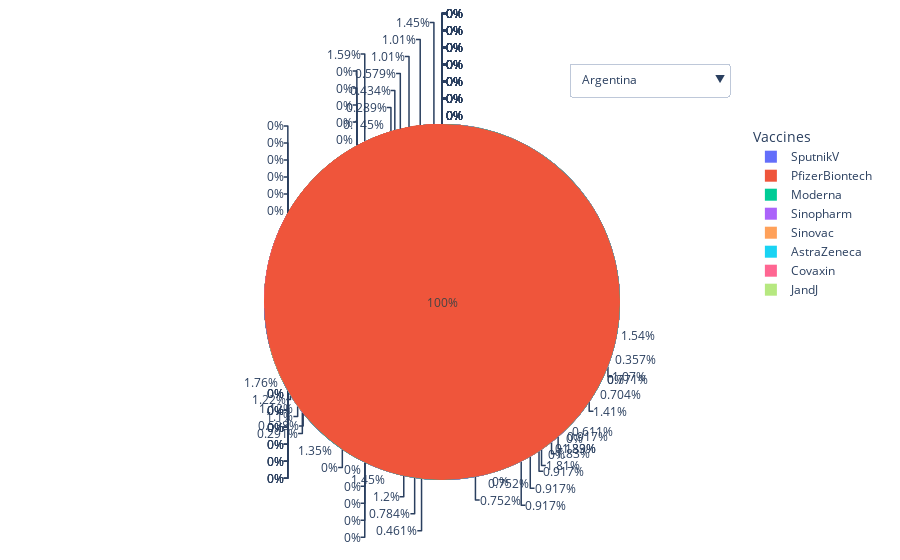

The code cell stored with this chart in its notebook:
### Code cell
amount_tweets_by_country(tweet_amount_by_vaccine, button_settings)

### Figure 1 — Plotly figure (JSON) as saved in the notebook; plotly's stock layout.template omitted (floating-point values rounded to 4 significant figures)
{"data": [{"labels": ["PfizerBiontech", "SputnikV", "Sinopharm", "Sinovac", "Moderna", "AstraZeneca", "Covaxin", "JandJ"], "type": "pie", "values": [11, 44, 5, 4, 6, 3, 1, 0]}, {"labels": ["PfizerBiontech", "SputnikV", "Sinopharm", "Sinovac", "Moderna", "AstraZeneca", "Covaxin", "JandJ"], "type": "pie", "values": [123, 29, 8, 25, 117, 65, 19, 3]}, {"labels": ["PfizerBiontech", "SputnikV", "Sinopharm", "Sinovac", "Moderna", "AstraZeneca", "Covaxin", "JandJ"], "type": "pie", "values": [21, 61, 3, 8, 30, 8, 1, 1]}, {"labels": ["PfizerBiontech", "SputnikV", "Sinopharm", "Sinovac", "Moderna", "AstraZeneca", "Covaxin", "JandJ"], "type": "pie", "values": [53, 82, 5, 9, 46, 17, 4, 2]}, {"labels": ["PfizerBiontech", "SputnikV", "Sinopharm", "Sinovac", "Moderna", "AstraZeneca", "Covaxin", "JandJ"], "type": "pie", "values": [2, 3, 1, 3, 3, 8, 5, 0]}, {"labels": ["PfizerBiontech", "SputnikV", "Sinopharm", "Sinovac", "Moderna", "AstraZeneca", "Covaxin", "JandJ"], "type": "pie", "values": [615, 2239, 20, 63, 1069, 247, 52, 34]}, {"labels": ["PfizerBiontech", "SputnikV", "Sinopharm", "Sinovac", "Moderna", "AstraZeneca", "Covaxin", "JandJ"], "type": "pie", "values": [0, 0, 0, 1, 0, 0, 0, 0]}, {"labels": ["PfizerBiontech", "SputnikV", "Sinopharm", "Sinovac", "Moderna", "AstraZeneca", "Covaxin", "JandJ"], "type": "pie", "values": [0, 0, 0, 1, 0, 0, 0, 0]}, {"labels": ["PfizerBiontech", "SputnikV", "Sinopharm", "Sinovac", "Moderna", "AstraZeneca", "Covaxin", "JandJ"], "type": "pie", "values": [0, 0, 0, 0, 0, 0, 1, 0]}, {"labels": ["PfizerBiontech", "SputnikV", "Sinopharm", "Sinovac", "Moderna", "AstraZeneca", "Covaxin", "JandJ"], "type": "pie", "values": [124, 113, 27, 17, 116, 40, 12, 7]}, {"labels": ["PfizerBiontech", "SputnikV", "Sinopharm", "Sinovac", "Moderna", "AstraZeneca", "Covaxin", "JandJ"], "type": "pie", "values": [128, 106, 13, 15, 136, 40, 29, 11]}, {"labels": ["PfizerBiontech", "SputnikV", "Sinopharm", "Sinovac", "Moderna", "AstraZeneca", "Covaxin", "JandJ"], "type": "pie", "values": [0, 0, 0, 0, 1, 0, 0, 0]}, {"labels": ["PfizerBiontech", "SputnikV", "Sinopharm", "Sinovac", "Moderna", "AstraZeneca", "Covaxin", "JandJ"], "type": "pie", "values": [0, 1, 0, 0, 0, 0, 0, 0]}, {"labels": ["PfizerBiontech", "SputnikV", "Sinopharm", "Sinovac", "Moderna", "AstraZeneca", "Covaxin", "JandJ"], "type": "pie", "values": [2, 0, 0, 1, 0, 0, 0, 0]}, {"labels": ["PfizerBiontech", "SputnikV", "Sinopharm", "Sinovac", "Moderna", "AstraZeneca", "Covaxin", "JandJ"], "type": "pie", "values": [931, 3273, 181, 201, 979, 291, 10593, 48]}, {"labels": ["PfizerBiontech", "SputnikV", "Sinopharm", "Sinovac", "Moderna", "AstraZeneca", "Covaxin", "JandJ"], "type": "pie", "values": [0, 0, 0, 5, 0, 0, 0, 0]}, {"labels": ["PfizerBiontech", "SputnikV", "Sinopharm", "Sinovac", "Moderna", "AstraZeneca", "Covaxin", "JandJ"], "type": "pie", "values": [84, 34, 1, 8, 83, 47, 3, 20]}, {"labels": ["PfizerBiontech", "SputnikV", "Sinopharm", "Sinovac", "Moderna", "AstraZeneca", "Covaxin", "JandJ"], "type": "pie", "values": [15, 5, 6, 12, 38, 5, 48, 3]}, {"labels": ["PfizerBiontech", "SputnikV", "Sinopharm", "Sinovac", "Moderna", "AstraZeneca", "Covaxin", "JandJ"], "type": "pie", "values": [0, 0, 0, 0, 0, 1, 0, 0]}, {"labels": ["PfizerBiontech", "SputnikV", "Sinopharm", "Sinovac", "Moderna", "AstraZeneca", "Covaxin", "JandJ"], "type": "pie", "values": [2, 0, 0, 4, 1, 0, 0, 0]}, {"labels": ["PfizerBiontech", "SputnikV", "Sinopharm", "Sinovac", "Moderna", "AstraZeneca", "Covaxin", "JandJ"], "type": "pie", "values": [12, 6, 0, 2, 33, 4, 13, 2]}, {"labels": ["PfizerBiontech", "SputnikV", "Sinopharm", "Sinovac", "Moderna", "AstraZeneca", "Covaxin", "JandJ"], "type": "pie", "values": [0, 0, 0, 0, 1, 0, 0, 0]}, {"labels": ["PfizerBiontech", "SputnikV", "Sinopharm", "Sinovac", "Moderna", "AstraZeneca", "Covaxin", "JandJ"], "type": "pie", "values": [82, 194, 569, 458, 42, 67, 26, 2]}, {"labels": ["PfizerBiontech", "SputnikV", "Sinopharm", "Sinovac", "Moderna", "AstraZeneca", "Covaxin", "JandJ"], "type": "pie", "values": [44, 23, 1, 5, 34, 1, 1, 0]}, {"labels": ["PfizerBiontech", "SputnikV", "Sinopharm", "Sinovac", "Moderna", "AstraZeneca", "Covaxin", "JandJ"], "type": "pie", "values": [4, 1, 0, 58, 0, 0, 0, 0]}, {"labels": ["PfizerBiontech", "SputnikV", "Sinopharm", "Sinovac", "Moderna", "AstraZeneca", "Covaxin", "JandJ"], "type": "pie", "values": [2, 0, 0, 0, 1, 0, 0, 0]}, {"labels": ["PfizerBiontech", "SputnikV", "Sinopharm", "Sinovac", "Moderna", "AstraZeneca", "Covaxin", "JandJ"], "type": "pie", "values": [10, 657, 1, 3, 7, 7, 4, 2]}, {"labels": ["PfizerBiontech", "SputnikV", "Sinopharm", "Sinovac", "Moderna", "AstraZeneca", "Covaxin", "JandJ"], "type": "pie", "values": [0, 0, 0, 0, 0, 1, 0, 0]}, {"labels": ["PfizerBiontech", "SputnikV", "Sinopharm", "Sinovac", "Moderna", "AstraZeneca", "Covaxin", "JandJ"], "type": "pie", "values": [1, 0, 0, 0, 2, 0, 0, 0]}, {"labels": ["PfizerBiontech", "SputnikV", "Sinopharm", "Sinovac", "Moderna", "AstraZeneca", "Covaxin", "JandJ"], "type": "pie", "values": [43, 18, 2, 4, 47, 15, 12, 1]}, {"labels": ["PfizerBiontech", "SputnikV", "Sinopharm", "Sinovac", "Moderna", "AstraZeneca", "Covaxin", "JandJ"], "type": "pie", "values": [0, 0, 0, 0, 1, 0, 0, 0]}, {"labels": ["PfizerBiontech", "SputnikV", "Sinopharm", "Sinovac", "Moderna", "AstraZeneca", "Covaxin", "JandJ"], "type": "pie", "values": [0, 0, 0, 0, 1, 0, 0, 0]}, {"labels": ["PfizerBiontech", "SputnikV", "Sinopharm", "Sinovac", "Moderna", "AstraZeneca", "Covaxin", "JandJ"], "type": "pie", "values": [0, 0, 0, 6, 0, 0, 0, 0]}, {"labels": ["PfizerBiontech", "SputnikV", "Sinopharm", "Sinovac", "Moderna", "AstraZeneca", "Covaxin", "JandJ"], "type": "pie", "values": [0, 0, 3, 0, 0, 0, 0, 0]}, {"labels": ["PfizerBiontech", "SputnikV", "Sinopharm", "Sinovac", "Moderna", "AstraZeneca", "Covaxin", "JandJ"], "type": "pie", "values": [27, 12, 44, 4, 16, 5, 7, 0]}, {"labels": ["PfizerBiontech", "SputnikV", "Sinopharm", "Sinovac", "Moderna", "AstraZeneca", "Covaxin", "JandJ"], "type": "pie", "values": [1, 0, 5, 0, 0, 0, 0, 0]}, {"labels": ["PfizerBiontech", "SputnikV", "Sinopharm", "Sinovac", "Moderna", "AstraZeneca", "Covaxin", "JandJ"], "type": "pie", "values": [376, 102, 27, 43, 317, 547, 51, 9]}, {"labels": ["PfizerBiontech", "SputnikV", "Sinopharm", "Sinovac", "Moderna", "AstraZeneca", "Covaxin", "JandJ"], "type": "pie", "values": [728, 151, 23, 48, 2734, 85, 364, 141]}, {"labels": ["PfizerBiontech", "SputnikV", "Sinopharm", "Sinovac", "Moderna", "AstraZeneca", "Covaxin", "JandJ"], "type": "pie", "values": [1, 0, 0, 0, 0, 0, 0, 0]}], "layout": {"legend": {"title": {"text": "Vaccines"}}, "updatemenus": [{"buttons": [{"args": [{"visible": [true, false, false, false, false, false, false, false, false, false, false, false, false, false, false, false, false, false, false, false, false, false, false, false, false, false, false, false, false, false, false, false, false, false, false, false, false, false, false]}, {"title": "Most talked about Vaccine in Argentina"}], "label": "Argentina", "method": "update"}, {"args": [{"visible": [false, true, false, false, false, false, false, false, false, false, false, false, false, false, false, false, false, false, false, false, false, false, false, false, false, false, false, false, false, false, false, false, false, false, false, false, false, false, false]}, {"title": "Most talked about Vaccine in Australia"}], "label": "Australia", "method": "update"}, {"args": [{"visible": [false, false, true, false, false, false, false, false, false, false, false, false, false, false, false, false, false, false, false, false, false, false, false, false, false, false, false, false, false, false, false, false, false, false, false, false, false, false, false]}, {"title": "Most talked about Vaccine in Austria"}], "label": "Austria", "method": "update"}, {"args": [{"visible": [false, false, false, true, false, false, false, false, false, false, false, false, false, false, false, false, false, false, false, false, false, false, false, false, false, false, false, false, false, false, false, false, false, false, false, false, false, false, false]}, {"title": "Most talked about Vaccine in Belgium"}], "label": "Belgium", "method": "update"}, {"args": [{"visible": [false, false, false, false, true, false, false, false, false, false, false, false, false, false, false, false, false, false, false, false, false, false, false, false, false, false, false, false, false, false, false, false, false, false, false, false, false, false, false]}, {"title": "Most talked about Vaccine in Brazil"}], "label": "Brazil", "method": "update"}, {"args": [{"visible": [false, false, false, false, false, true, false, false, false, false, false, false, false, false, false, false, false, false, false, false, false, false, false, false, false, false, false, false, false, false, false, false, false, false, false, false, false, false, false]}, {"title": "Most talked about Vaccine in Canada"}], "label": "Canada", "method": "update"}, {"args": [{"visible": [false, false, false, false, false, false, true, false, false, false, false, false, false, false, false, false, false, false, false, false, false, false, false, false, false, false, false, false, false, false, false, false, false, false, false, false, false, false, false]}, {"title": "Most talked about Vaccine in Chile"}], "label": "Chile", "method": "update"}, {"args": [{"visible": [false, false, false, false, false, false, false, true, false, false, false, false, false, false, false, false, false, false, false, false, false, false, false, false, false, false, false, false, false, false, false, false, false, false, false, false, false, false, false]}, {"title": "Most talked about Vaccine in China"}], "label": "China", "method": "update"}, {"args": [{"visible": [false, false, false, false, false, false, false, false, true, false, false, false, false, false, false, false, false, false, false, false, false, false, false, false, false, false, false, false, false, false, false, false, false, false, false, false, false, false, false]}, {"title": "Most talked about Vaccine in Croatia"}], "label": "Croatia", "method": "update"}, {"args": [{"visible": [false, false, false, false, false, false, false, false, false, true, false, false, false, false, false, false, false, false, false, false, false, false, false, false, false, false, false, false, false, false, false, false, false, false, false, false, false, false, false]}, {"title": "Most talked about Vaccine in France"}], "label": "France", "method": "update"}, {"args": [{"visible": [false, false, false, false, false, false, false, false, false, false, true, false, false, false, false, false, false, false, false, false, false, false, false, false, false, false, false, false, false, false, false, false, false, false, false, false, false, false, false]}, {"title": "Most talked about Vaccine in Germany"}], "label": "Germany", "method": "update"}, {"args": [{"visible": [false, false, false, false, false, false, false, false, false, false, false, true, false, false, false, false, false, false, false, false, false, false, false, false, false, false, false, false, false, false, false, false, false, false, false, false, false, false, false]}, {"title": "Most talked about Vaccine in Greece"}], "label": "Greece", "method": "update"}, {"args": [{"visible": [false, false, false, false, false, false, false, false, false, false, false, false, true, false, false, false, false, false, false, false, false, false, false, false, false, false, false, false, false, false, false, false, false, false, false, false, false, false, false]}, {"title": "Most talked about Vaccine in Guyana"}], "label": "Guyana", "method": "update"}, {"args": [{"visible": [false, false, false, false, false, false, false, false, false, false, false, false, false, true, false, false, false, false, false, false, false, false, false, false, false, false, false, false, false, false, false, false, false, false, false, false, false, false, false]}, {"title": "Most talked about Vaccine in Hong Kong"}], "label": "Hong Kong", "method": "update"}, {"args": [{"visible": [false, false, false, false, false, false, false, false, false, false, false, false, false, false, true, false, false, false, false, false, false, false, false, false, false, false, false, false, false, false, false, false, false, false, false, false, false, false, false]}, {"title": "Most talked about Vaccine in India"}], "label": "India", "method": "update"}, {"args": [{"visible": [false, false, false, false, false, false, false, false, false, false, false, false, false, false, false, true, false, false, false, false, false, false, false, false, false, false, false, false, false, false, false, false, false, false, false, false, false, false, false]}, {"title": "Most talked about Vaccine in Indonesia"}], "label": "Indonesia", "method": "update"}, {"args": [{"visible": [false, false, false, false, false, false, false, false, false, false, false, false, false, false, false, false, true, false, false, false, false, false, false, false, false, false, false, false, false, false, false, false, false, false, false, false, false, false, false]}, {"title": "Most talked about Vaccine in Italy"}], "label": "Italy", "method": "update"}, {"args": [{"visible": [false, false, false, false, false, false, false, false, false, false, false, false, false, false, false, false, false, true, false, false, false, false, false, false, false, false, false, false, false, false, false, false, false, false, false, false, false, false, false]}, {"title": "Most talked about Vaccine in Japan"}], "label": "Japan", "method": "update"}, {"args": [{"visible": [false, false, false, false, false, false, false, false, false, false, false, false, false, false, false, false, false, false, true, false, false, false, false, false, false, false, false, false, false, false, false, false, false, false, false, false, false, false, false]}, {"title": "Most talked about Vaccine in Jersey"}], "label": "Jersey", "method": "update"}, {"args": [{"visible": [false, false, false, false, false, false, false, false, false, false, false, false, false, false, false, false, false, false, false, true, false, false, false, false, false, false, false, false, false, false, false, false, false, false, false, false, false, false, false]}, {"title": "Most talked about Vaccine in Malaysia"}], "label": "Malaysia", "method": "update"}, {"args": [{"visible": [false, false, false, false, false, false, false, false, false, false, false, false, false, false, false, false, false, false, false, false, true, false, false, false, false, false, false, false, false, false, false, false, false, false, false, false, false, false, false]}, {"title": "Most talked about Vaccine in Mexico"}], "label": "Mexico", "method": "update"}, {"args": [{"visible": [false, false, false, false, false, false, false, false, false, false, false, false, false, false, false, false, false, false, false, false, false, true, false, false, false, false, false, false, false, false, false, false, false, false, false, false, false, false, false]}, {"title": "Most talked about Vaccine in Netherlands"}], "label": "Netherlands", "method": "update"}, {"args": [{"visible": [false, false, false, false, false, false, false, false, false, false, false, false, false, false, false, false, false, false, false, false, false, false, true, false, false, false, false, false, false, false, false, false, false, false, false, false, false, false, false]}, {"title": "Most talked about Vaccine in Pakistan"}], "label": "Pakistan", "method": "update"}, {"args": [{"visible": [false, false, false, false, false, false, false, false, false, false, false, false, false, false, false, false, false, false, false, false, false, false, false, true, false, false, false, false, false, false, false, false, false, false, false, false, false, false, false]}, {"title": "Most talked about Vaccine in Palestinian Territory"}], "label": "Palestinian Territory", "method": "update"}, {"args": [{"visible": [false, false, false, false, false, false, false, false, false, false, false, false, false, false, false, false, false, false, false, false, false, false, false, false, true, false, false, false, false, false, false, false, false, false, false, false, false, false, false]}, {"title": "Most talked about Vaccine in Philippines"}], "label": "Philippines", "method": "update"}, {"args": [{"visible": [false, false, false, false, false, false, false, false, false, false, false, false, false, false, false, false, false, false, false, false, false, false, false, false, false, true, false, false, false, false, false, false, false, false, false, false, false, false, false]}, {"title": "Most talked about Vaccine in Qatar"}], "label": "Qatar", "method": "update"}, {"args": [{"visible": [false, false, false, false, false, false, false, false, false, false, false, false, false, false, false, false, false, false, false, false, false, false, false, false, false, false, true, false, false, false, false, false, false, false, false, false, false, false, false]}, {"title": "Most talked about Vaccine in Russian Federation"}], "label": "Russian Federation", "method": "update"}, {"args": [{"visible": [false, false, false, false, false, false, false, false, false, false, false, false, false, false, false, false, false, false, false, false, false, false, false, false, false, false, false, true, false, false, false, false, false, false, false, false, false, false, false]}, {"title": "Most talked about Vaccine in Saudi Arabia"}], "label": "Saudi Arabia", "method": "update"}, {"args": [{"visible": [false, false, false, false, false, false, false, false, false, false, false, false, false, false, false, false, false, false, false, false, false, false, false, false, false, false, false, false, true, false, false, false, false, false, false, false, false, false, false]}, {"title": "Most talked about Vaccine in Singapore"}], "label": "Singapore", "method": "update"}, {"args": [{"visible": [false, false, false, false, false, false, false, false, false, false, false, false, false, false, false, false, false, false, false, false, false, false, false, false, false, false, false, false, false, true, false, false, false, false, false, false, false, false, false]}, {"title": "Most talked about Vaccine in Spain"}], "label": "Spain", "method": "update"}, {"args": [{"visible": [false, false, false, false, false, false, false, false, false, false, false, false, false, false, false, false, false, false, false, false, false, false, false, false, false, false, false, false, false, false, true, false, false, false, false, false, false, false, false]}, {"title": "Most talked about Vaccine in Sweden"}], "label": "Sweden", "method": "update"}, {"args": [{"visible": [false, false, false, false, false, false, false, false, false, false, false, false, false, false, false, false, false, false, false, false, false, false, false, false, false, false, false, false, false, false, false, true, false, false, false, false, false, false, false]}, {"title": "Most talked about Vaccine in Switzerland"}], "label": "Switzerland", "method": "update"}, {"args": [{"visible": [false, false, false, false, false, false, false, false, false, false, false, false, false, false, false, false, false, false, false, false, false, false, false, false, false, false, false, false, false, false, false, false, true, false, false, false, false, false, false]}, {"title": "Most talked about Vaccine in Thailand"}], "label": "Thailand", "method": "update"}, {"args": [{"visible": [false, false, false, false, false, false, false, false, false, false, false, false, false, false, false, false, false, false, false, false, false, false, false, false, false, false, false, false, false, false, false, false, false, true, false, false, false, false, false]}, {"title": "Most talked about Vaccine in Trinidad and Tobago"}], "label": "Trinidad and Tobago", "method": "update"}, {"args": [{"visible": [false, false, false, false, false, false, false, false, false, false, false, false, false, false, false, false, false, false, false, false, false, false, false, false, false, false, false, false, false, false, false, false, false, false, true, false, false, false, false]}, {"title": "Most talked about Vaccine in Ukraine"}], "label": "Ukraine", "method": "update"}, {"args": [{"visible": [false, false, false, false, false, false, false, false, false, false, false, false, false, false, false, false, false, false, false, false, false, false, false, false, false, false, false, false, false, false, false, false, false, false, false, true, false, false, false]}, {"title": "Most talked about Vaccine in United Arab Emirates"}], "label": "United Arab Emirates", "method": "update"}, {"args": [{"visible": [false, false, false, false, false, false, false, false, false, false, false, false, false, false, false, false, false, false, false, false, false, false, false, false, false, false, false, false, false, false, false, false, false, false, false, false, true, false, false]}, {"title": "Most talked about Vaccine in United Kingdom"}], "label": "United Kingdom", "method": "update"}, {"args": [{"visible": [false, false, false, false, false, false, false, false, false, false, false, false, false, false, false, false, false, false, false, false, false, false, false, false, false, false, false, false, false, false, false, false, false, false, false, false, false, true, false]}, {"title": "Most talked about Vaccine in United States"}], "label": "United States", "method": "update"}, {"args": [{"visible": [false, false, false, false, false, false, false, false, false, false, false, false, false, false, false, false, false, false, false, false, false, false, false, false, false, false, false, false, false, false, false, false, false, false, false, false, false, false, true]}, {"title": "Most talked about Vaccine in Virgin Islands, U.S."}], "label": "Virgin Islands, U.S.", "method": "update"}], "direction": "down", "pad": {"r": 10, "t": 10}, "showactive": true, "x": 1, "xanchor": "right", "y": 1.2, "yanchor": "top"}], "xaxis": {"title": {"text": "Time"}}, "yaxis": {"title": {"text": "Sentiment"}}}}
